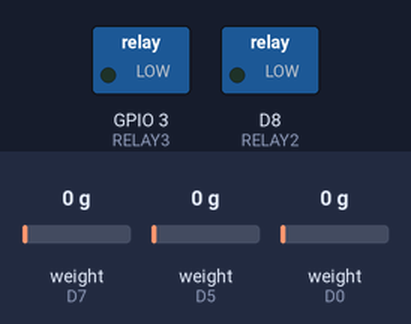
The sketch below on a simulated ESP8266 (NodeMCU). Parts: switched loads named in the sketch (green lamp = pin HIGH). The inputs (shaded band) are chosen by the test bench; at power-on: weight on the scale (sensors on D5, D0, D7) 0 g. WiFi joins after 1.5 s; servers stay silent unless stated; what the sketch prints to the serial monitor is not drawn.

Above: at 8.8 s.
8.9 s: weight on the scale (sensor on D5) set to 2410 g
10.6 s: weight on the scale (sensor on D5) set to 2550 g
At 11.9 s:
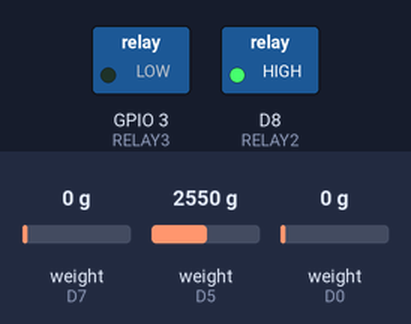
12.3 s: weight on the scale (sensor on D0) set to 2417 g
14.8 s: weight on the scale (sensor on D0) set to 2569 g
At 15.9 s:
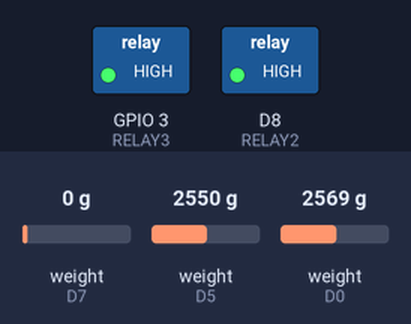
16.5 s: weight on the scale (sensor on D5) set to 1089 g
19.0 s: weight on the scale (sensor on D5) set to 948 g
At 20.6 s:
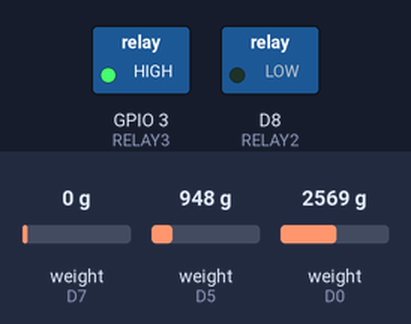
Timing chart, 0 to 21.7 s (numbered marks = the images above; inputs shaded):
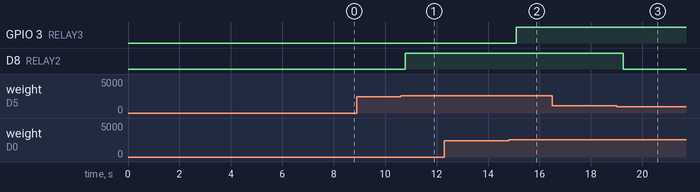

The sketch:

FIST_CODE_PROJECT_1.ino
```cpp
#include <ESP8266WiFi.h>
#include <TridentTD_LineNotify.h>
#include "HX711.h"

// พินสัญญาณสำหรับ Load Cell แต่ละตัว
uint8_t dataPin1 = D7;
uint8_t clockPin1 = D6;
uint8_t dataPin2 = D5;
uint8_t clockPin2 = D2;
uint8_t dataPin3 = D0;
uint8_t clockPin3 = D1;

// พินสำหรับ Relay แต่ละตัว
#define RELAY2 D8
#define RELAY3 3

#define SSID        "แผ่เมตตา"
#define PASSWORD    "1234567890"
#define LINE_TOKEN  "xsHWA2MCWfpW7F30ujyY7lHjGC1dxU402oEGy1h5Vsa"

// สร้างวัตถุ HX711 สำหรับแต่ละถัง
HX711 scale1;
HX711 scale2;
HX711 scale3;

// ตัวแปรสถานะสำหรับแต่ละถัง
bool hasNotifiedLowFull1 = false, hasNotifiedMediumFull1 = false, hasNotifiedFull1 = false, hasNotifiedEmpty1 = false;
bool hasNotifiedLowFull2 = false, hasNotifiedMediumFull2 = false, hasNotifiedFull2 = false, hasNotifiedEmpty2 = false;
bool hasNotifiedLowFull3 = false, hasNotifiedMediumFull3 = false, hasNotifiedFull3 = false, hasNotifiedEmpty3 = false;

// กำหนดชื่อถังขยะ
const char *binNames[] = {"ถังขยะทั่วไป", "ถังขยะขวดพลาสติก", "ถังขยะขวดและกระป๋อง"};

void setup() {
  Serial.begin(9600);
  WiFi.begin(SSID, PASSWORD);
  while (WiFi.status() != WL_CONNECTED) {
    delay(400);
  }

  LINE.setToken(LINE_TOKEN);

  // เริ่มต้น Load Cell แต่ละตัว
  scale1.begin(dataPin1, clockPin1);
  scale2.begin(dataPin2, clockPin2);
  scale3.begin(dataPin3, clockPin3);

  // ตั้งค่า Load Cell แต่ละตัว
  scale1.set_offset(745098);
  scale1.set_scale(211.999008);
  scale1.tare(20);

  scale2.set_offset(719770);
  scale2.set_scale(223.998489);
  scale2.tare(20);

  scale3.set_offset(181523);
  scale3.set_scale(223.962357);
  scale3.tare(20);

  // ตั้งค่า Relay
  pinMode(RELAY2, OUTPUT);
  pinMode(RELAY3, OUTPUT);

  // ปิด Relay ทั้งหมด
  digitalWrite(RELAY2, LOW);
  digitalWrite(RELAY3, LOW);

  LINE.notify("ระบบพร้อมใช้งาน");
}

void loop() {
  // อ่านน้ำหนักจาก Load Cell แต่ละตัว
  float weightKg1 = scale1.is_ready() ? scale1.get_units(1) / 1000.0 : 0.0;
  float weightKg2 = scale2.is_ready() ? scale2.get_units(1) / 1000.0 : 0.0;
  float weightKg3 = scale3.is_ready() ? scale3.get_units(1) / 1000.0 : 0.0;

  // ตรวจสอบถัง
  handleTrashBin(0, weightKg1, hasNotifiedLowFull1, hasNotifiedMediumFull1, hasNotifiedFull1, hasNotifiedEmpty1, false);  // ถังขยะทั่วไป ไม่มีการเปิด Relay
  handleTrashBin(1, weightKg2, hasNotifiedLowFull2, hasNotifiedMediumFull2, hasNotifiedFull2, hasNotifiedEmpty2, RELAY2); // ถังขยะขวดพลาสติก
  handleTrashBin(2, weightKg3, hasNotifiedLowFull3, hasNotifiedMediumFull3, hasNotifiedFull3, hasNotifiedEmpty3, RELAY3); // ถังขยะขวดและกระป๋อง

  delay(1000);
}

// ฟังก์ชันจัดการสถานะและแจ้งเตือนของถังแต่ละถัง
void handleTrashBin(int binIndex, float weightKg, bool &hasNotifiedLowFull, bool &hasNotifiedMediumFull, bool &hasNotifiedFull, bool &hasNotifiedEmpty, int relayPin) {
  const char *binName = binNames[binIndex]; // ดึงชื่อถังขยะตาม Index

  Serial.print(binName);
  Serial.print(": ");
  Serial.print(weightKg);
  Serial.println(" kg");

  // เต็มเล็กน้อย
  if (weightKg >= 1.00 && weightKg < 1.50 && !hasNotifiedLowFull) {
    LINE.notify(String(binName) + " ขยะเต็มเล็กน้อย");
    hasNotifiedLowFull = true;
    hasNotifiedMediumFull = false;
    hasNotifiedFull = false;
    hasNotifiedEmpty = false;
  }
  // เต็มปานกลาง
  else if (weightKg >= 1.50 && weightKg < 2.50 && !hasNotifiedMediumFull) {
    LINE.notify(String(binName) + " ขยะเต็มปานกลาง");
    hasNotifiedMediumFull = true;
    hasNotifiedFull = false;
    hasNotifiedLowFull = true; // ยังคงสถานะ LowFull
  }
  // เต็มแล้ว
  else if (weightKg >= 2.50 && !hasNotifiedFull) {
    LINE.notify(String(binName) + " ขยะเต็มแล้ว กรุณานำไปเท");
    LINE.notify("https://www.google.com/maps/place/14.471730,100.112758");
    hasNotifiedFull = true;
    hasNotifiedEmpty = false;

    // เปิด Relay
    if (relayPin) {
      digitalWrite(relayPin, HIGH);
    }
  }
  // ว่าง
  else if (weightKg < 1.00 && !hasNotifiedEmpty) {
    LINE.notify(String(binName) + " ถูกนำไปเทแล้ว");
    hasNotifiedEmpty = true;
    hasNotifiedLowFull = false;
    hasNotifiedMediumFull = false;
    hasNotifiedFull = false;

    // ปิด Relay
    if (relayPin) {
      digitalWrite(relayPin, LOW);
    }
  }
}
```

Measured:
- the behaviour switches between 2499 and 2500 g on weight on the scale (sensor on D5) (found by bisection; images 0 and 1)
- the behaviour switches between 2499 and 2500 g on weight on the scale (sensor on D0) (found by bisection; images 1 and 2)
- the behaviour switches between 1000 and 999 g on weight on the scale (sensor on D5) (found by bisection; images 2 and 3)
- after the input at 8.9 s, every drawn part: stays the same
- after the input at 10.6 s, D8 (RELAY2): LOW → HIGH after 0.18 s
- after the input at 12.3 s, every drawn part: stays the same
- after the input at 14.8 s, GPIO 3 (RELAY3): LOW → HIGH after 0.29 s
- after the input at 16.5 s, every drawn part: stays the same
- after the input at 19.0 s, D8 (RELAY2): HIGH → LOW after 0.27 s
